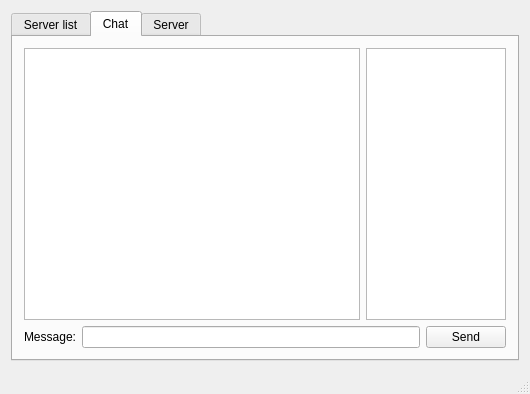
<?xml version="1.0" encoding="UTF-8"?>
<ui version="4.0">
 <class>MainWindow</class>
 <widget class="QMainWindow" name="MainWindow">
  <property name="geometry">
   <rect>
    <x>0</x>
    <y>0</y>
    <width>530</width>
    <height>394</height>
   </rect>
  </property>
  <property name="windowTitle">
   <string>ISIT Messenger</string>
  </property>
  <property name="autoFillBackground">
   <bool>false</bool>
  </property>
  <property name="dockOptions">
   <set>QMainWindow::AllowTabbedDocks|QMainWindow::AnimatedDocks</set>
  </property>
  <widget class="QWidget" name="centralWidget">
   <layout class="QGridLayout" name="gridLayout_2">
    <item row="0" column="0">
     <widget class="QTabWidget" name="tabWidget">
      <property name="currentIndex">
       <number>1</number>
      </property>
      <widget class="QWidget" name="tab_3">
       <attribute name="title">
        <string>Server list</string>
       </attribute>
       <layout class="QGridLayout" name="gridLayout_3">
        <item row="1" column="2">
         <widget class="QLineEdit" name="serverListAddress"/>
        </item>
        <item row="1" column="5">
         <widget class="QPushButton" name="serverListConnectButton">
          <property name="text">
           <string>Connect</string>
          </property>
         </widget>
        </item>
        <item row="1" column="0">
         <widget class="QLabel" name="label_2">
          <property name="text">
           <string>Address:</string>
          </property>
         </widget>
        </item>
        <item row="1" column="3">
         <widget class="QLabel" name="label_3">
          <property name="text">
           <string>Port:</string>
          </property>
         </widget>
        </item>
        <item row="1" column="4">
         <widget class="QSpinBox" name="serverListPort">
          <property name="maximum">
           <number>65535</number>
          </property>
         </widget>
        </item>
        <item row="1" column="6">
         <widget class="QPushButton" name="serverListRefreshButton">
          <property name="text">
           <string>Refresh</string>
          </property>
         </widget>
        </item>
        <item row="0" column="0" colspan="7">
         <widget class="QListWidget" name="serverListList"/>
        </item>
       </layout>
      </widget>
      <widget class="QWidget" name="tab">
       <attribute name="title">
        <string>Chat</string>
       </attribute>
       <layout class="QGridLayout" name="gridLayout">
        <item row="0" column="0">
         <widget class="QTextEdit" name="messages">
          <property name="readOnly">
           <bool>true</bool>
          </property>
         </widget>
        </item>
        <item row="0" column="1">
         <widget class="QListWidget" name="contacts">
          <property name="maximumSize">
           <size>
            <width>140</width>
            <height>16777215</height>
           </size>
          </property>
          <property name="contextMenuPolicy">
           <enum>Qt::CustomContextMenu</enum>
          </property>
         </widget>
        </item>
        <item row="1" column="0" colspan="2">
         <layout class="QHBoxLayout" name="horizontalLayout">
          <item>
           <widget class="QLabel" name="label">
            <property name="text">
             <string>Message:</string>
            </property>
           </widget>
          </item>
          <item>
           <widget class="QLineEdit" name="message"/>
          </item>
          <item>
           <widget class="QPushButton" name="sendButton">
            <property name="text">
             <string>Send</string>
            </property>
           </widget>
          </item>
         </layout>
        </item>
       </layout>
      </widget>
      <widget class="QWidget" name="tab_2">
       <attribute name="title">
        <string>Server</string>
       </attribute>
       <widget class="QTextEdit" name="serverLog">
        <property name="geometry">
         <rect>
          <x>10</x>
          <y>40</y>
          <width>491</width>
          <height>251</height>
         </rect>
        </property>
       </widget>
       <widget class="QPushButton" name="createServer">
        <property name="geometry">
         <rect>
          <x>230</x>
          <y>10</y>
          <width>81</width>
          <height>23</height>
         </rect>
        </property>
        <property name="text">
         <string>Start Server</string>
        </property>
       </widget>
       <widget class="QLabel" name="label_4">
        <property name="geometry">
         <rect>
          <x>130</x>
          <y>10</y>
          <width>24</width>
          <height>23</height>
         </rect>
        </property>
        <property name="text">
         <string>Port:</string>
        </property>
       </widget>
       <widget class="QSpinBox" name="serverPort">
        <property name="geometry">
         <rect>
          <x>160</x>
          <y>10</y>
          <width>55</width>
          <height>20</height>
         </rect>
        </property>
        <property name="specialValueText">
         <string>auto</string>
        </property>
        <property name="suffix">
         <string/>
        </property>
        <property name="prefix">
         <string/>
        </property>
        <property name="maximum">
         <number>65535</number>
        </property>
        <property name="value">
         <number>0</number>
        </property>
       </widget>
      </widget>
     </widget>
    </item>
   </layout>
  </widget>
  <widget class="QMenuBar" name="menuBar">
   <property name="geometry">
    <rect>
     <x>0</x>
     <y>0</y>
     <width>530</width>
     <height>21</height>
    </rect>
   </property>
  </widget>
  <widget class="QStatusBar" name="statusBar"/>
 </widget>
 <layoutdefault spacing="6" margin="11"/>
 <resources/>
 <connections/>
</ui>
